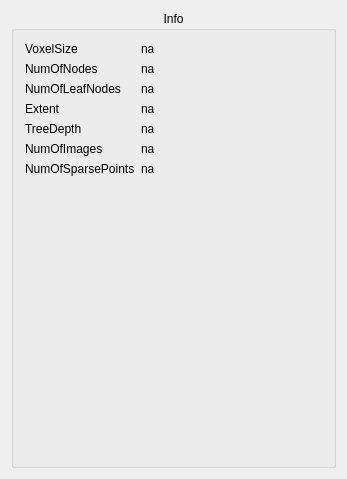
<?xml version="1.0" encoding="UTF-8"?>
<ui version="4.0">
 <class>ViewerInfoPanelClass</class>
 <widget class="QWidget" name="ViewerInfoPanelClass">
  <property name="geometry">
   <rect>
    <x>0</x>
    <y>0</y>
    <width>347</width>
    <height>479</height>
   </rect>
  </property>
  <property name="sizePolicy">
   <sizepolicy hsizetype="Preferred" vsizetype="Preferred">
    <horstretch>0</horstretch>
    <verstretch>0</verstretch>
   </sizepolicy>
  </property>
  <property name="windowTitle">
   <string>ViewerSettingsPanel</string>
  </property>
  <layout class="QVBoxLayout" name="verticalLayout_2">
   <item>
    <widget class="QGroupBox" name="groupBox">
     <property name="sizePolicy">
      <sizepolicy hsizetype="Minimum" vsizetype="MinimumExpanding">
       <horstretch>0</horstretch>
       <verstretch>0</verstretch>
      </sizepolicy>
     </property>
     <property name="title">
      <string>Info</string>
     </property>
     <property name="alignment">
      <set>Qt::AlignHCenter|Qt::AlignTop</set>
     </property>
     <property name="flat">
      <bool>false</bool>
     </property>
     <property name="checkable">
      <bool>false</bool>
     </property>
     <layout class="QVBoxLayout" name="verticalLayout_3">
      <item>
       <layout class="QFormLayout" name="formLayout">
        <property name="sizeConstraint">
         <enum>QLayout::SetMinimumSize</enum>
        </property>
        <item row="0" column="0">
         <widget class="QLabel" name="label">
          <property name="text">
           <string>VoxelSize</string>
          </property>
         </widget>
        </item>
        <item row="0" column="1">
         <widget class="QLabel" name="voxelSize">
          <property name="text">
           <string>na</string>
          </property>
         </widget>
        </item>
        <item row="1" column="0">
         <widget class="QLabel" name="label_2">
          <property name="text">
           <string>NumOfNodes</string>
          </property>
         </widget>
        </item>
        <item row="1" column="1">
         <widget class="QLabel" name="numOfNodes">
          <property name="text">
           <string>na</string>
          </property>
         </widget>
        </item>
        <item row="3" column="0">
         <widget class="QLabel" name="label_3">
          <property name="text">
           <string>Extent</string>
          </property>
         </widget>
        </item>
        <item row="3" column="1">
         <widget class="QLabel" name="extent">
          <property name="text">
           <string>na</string>
          </property>
         </widget>
        </item>
        <item row="4" column="0">
         <widget class="QLabel" name="label_4">
          <property name="text">
           <string>TreeDepth</string>
          </property>
         </widget>
        </item>
        <item row="4" column="1">
         <widget class="QLabel" name="treeDepth">
          <property name="text">
           <string>na</string>
          </property>
         </widget>
        </item>
        <item row="5" column="0">
         <widget class="QLabel" name="label_6">
          <property name="text">
           <string>NumOfImages</string>
          </property>
         </widget>
        </item>
        <item row="6" column="0">
         <widget class="QLabel" name="label_5">
          <property name="text">
           <string>NumOfSparsePoints</string>
          </property>
         </widget>
        </item>
        <item row="5" column="1">
         <widget class="QLabel" name="numOfImages">
          <property name="text">
           <string>na</string>
          </property>
         </widget>
        </item>
        <item row="6" column="1">
         <widget class="QLabel" name="numOfSparsePoints">
          <property name="text">
           <string>na</string>
          </property>
         </widget>
        </item>
        <item row="2" column="0">
         <widget class="QLabel" name="label_7">
          <property name="text">
           <string>NumOfLeafNodes</string>
          </property>
         </widget>
        </item>
        <item row="2" column="1">
         <widget class="QLabel" name="numOfLeafNodes">
          <property name="text">
           <string>na</string>
          </property>
         </widget>
        </item>
       </layout>
      </item>
     </layout>
    </widget>
   </item>
  </layout>
 </widget>
 <layoutdefault spacing="6" margin="11"/>
 <resources/>
 <connections/>
</ui>
